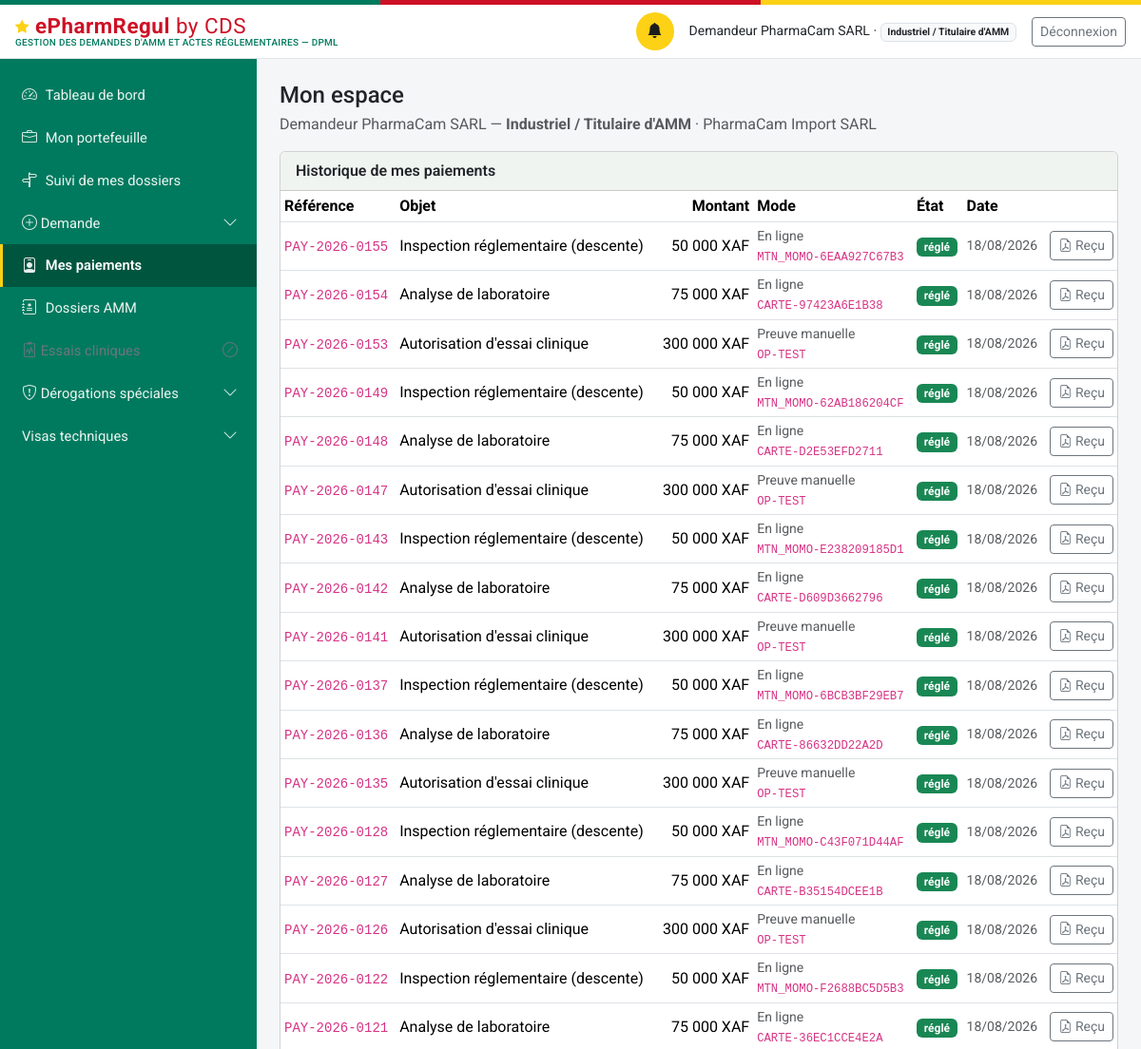
The app's page /mon-espace (signed in, upper part), older data.
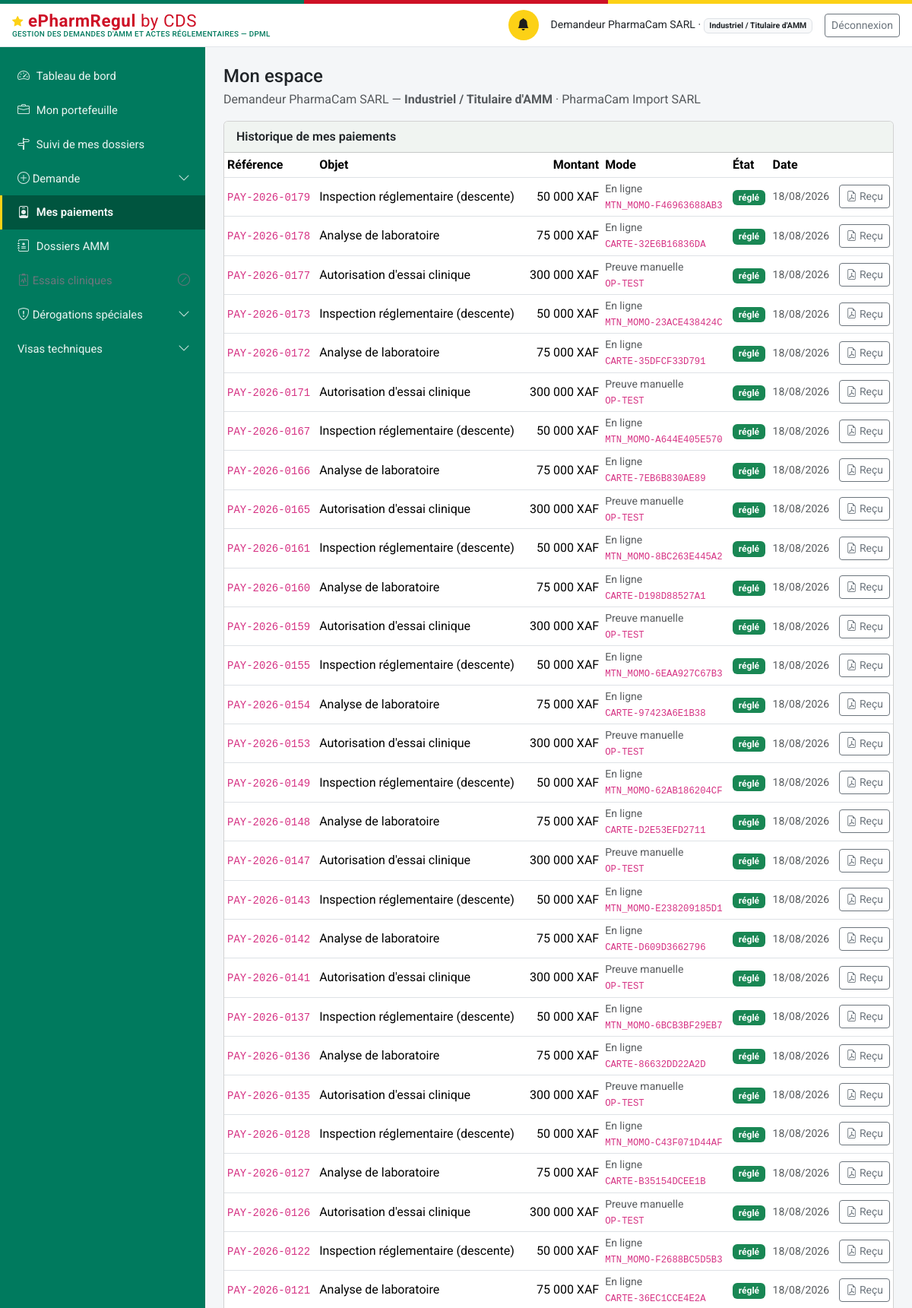
The same page, newer data.
### models.py (models this page shows, shortened)
class Paiement(db.Model):
    id = db.Column(db.Integer, primary_key=True)
    numero = db.Column(db.String(30), unique=True, nullable=False)  # PAY-{annee}-{seq4}
    entite_type = db.Column(db.String(60), nullable=False, index=True)
    entite_id = db.Column(db.Integer, nullable=False, index=True)
    montant = db.Column(db.Integer, nullable=False)  # en XAF (entier, pas de sous-unité)
    devise = db.Column(db.String(5), nullable=False, default="XAF")
    statut = db.Column(db.String(20), nullable=False, default="en_attente")
    piece_jointe_id = db.Column(db.Integer, db.ForeignKey("piece_jointe.id"), nullable=True)
    motif_rejet = db.Column(db.Text, nullable=True)
    date_creation = db.Column(db.DateTime, default=datetime.utcnow)
    date_confirmation = db.Column(db.DateTime, nullable=True)
    confirme_par_id = db.Column(db.Integer, db.ForeignKey("personne.id"), nullable=True)
    mode = db.Column(db.String(20), nullable=False, default="preuve_manuelle")
    fournisseur = db.Column(db.String(30), nullable=True)   # mtn_momo | orange_money | carte
    reference_marchande = db.Column(db.String(64), unique=True, nullable=True)  # clé d'idempotence
    reference_transaction = db.Column(db.String(80), nullable=True)   # identifiant prestataire
    date_initiation = db.Column(db.DateTime, nullable=True)
    date_expiration = db.Column(db.DateTime, nullable=True)
    signature_notification = db.Column(db.String(120), nullable=True)  # HMAC vérifié du callback
    detail_echec = db.Column(db.Text, nullable=True)
    piece_jointe = db.relationship("PieceJointe", foreign_keys=[piece_jointe_id])
    confirme_par = db.relationship("Personne", foreign_keys=[confirme_par_id])

### routes_profils.py (the view)
@bp.route("/mon-espace")
@login_required
def mon_espace():
    u = current_user()
    if not u.est_externe:
        return redirect(url_for("dashboard"))
    paiements = svc_paiement.paiements_du_redevable(u)
    a_regler = [p for p in paiements if p.statut in ("en_attente", "initie", "rejete",
                                                     "echoue", "expire")]
    total_du = sum(p.montant for p in a_regler)
    return render_template(
        "profils/mon_espace.html", u=u, paiements=paiements, a_regler=a_regler,
        total_du=total_du, libelle_objet=svc_paiement.LIBELLE_OBJET,
        profils=ROLES_EXTERNES)

### auth.py (called while the page is built)
def current_user():
    uid = session.get("user_id")
    if not uid:
        return None
    return db.session.get(Personne, uid)

def login_required(view):
    @wraps(view)
    def wrapped(*a, **kw):
        if not current_user():
            return redirect(url_for("login", next=request.path))
        return view(*a, **kw)
    return wrapped

### matrice_acces.py (called while the page is built)
def profil(utilisateur):
    if utilisateur is None:
        return None
    return PROFILS_DEMANDEUR.get(utilisateur.role_systeme)

def acte_concerne(utilisateur, code_acte):
    fiche = profil(utilisateur)
    if fiche is None:
        return True
    return code_acte in fiche["actes"]

def motif_indisponible(utilisateur):
    fiche = profil(utilisateur)
    return MOTIF_HORS_PROFIL.format(
        profil=fiche["libelle"] if fiche else "—")

### models.py (called while the page is built)
    @property
    def role_label(self):
        from permissions import ROLES
        return ROLES.get(self.role_systeme, self.role_systeme)

    @property
    def niveau(self):
        from permissions import niveau
        return niveau(self)

    @property
    def est_externe(self):
        from permissions import est_externe
        return est_externe(self.role_systeme)

### templates/profils/mon_espace.html (shortened to what this page needs)
{% extends "base.html" %}
{% block content %}
<div class="d-flex justify-content-between align-items-start flex-wrap gap-2 mb-3">
  <div>
    <h1 class="h4 mb-1">Mon espace</h1>
    <p class="text-muted mb-0">
      {{ u.nom_complet }} — <strong>{{ u.role_label }}</strong>
      {% if u.etablissement %} · {{ u.etablissement.raison_sociale }}{% endif %}
    </p>
  </div>
</div>
<div class="card">
  <div class="card-header">Historique de mes paiements</div>
  {% if paiements %}
  <div class="table-responsive">
    <table class="table table-sm mb-0 align-middle">
      <thead><tr>
        <th>Référence</th><th>Objet</th><th class="text-end">Montant</th>
        <th>Mode</th><th>État</th><th>Date</th><th></th>
      </tr></thead>
      <tbody>
      {% for p in paiements %}
        <tr>
          <td><code>{{ p.numero }}</code></td>
          <td>{{ libelle_objet.get(p.entite_type, p.entite_type) }}</td>
          <td class="text-end">{{ "{:,}".format(p.montant).replace(',', ' ') }} {{ p.devise }}</td>
          <td class="small text-muted">
            {{ 'En ligne' if p.mode == 'en_ligne' else 'Preuve manuelle' }}
            {%- if p.reference_transaction %}<br><code class="small">{{ p.reference_transaction }}</code>{% endif %}
          </td>
          <td>
            {% if p.statut == 'confirme' %}
              <span class="badge bg-success">réglé</span>
            {% elif p.statut in ('echoue', 'rejete', 'expire') %}
              <span class="badge bg-danger">{{ p.statut }}</span>
            {% else %}
              <span class="badge bg-secondary">{{ p.statut }}</span>
            {% endif %}
          </td>
          <td class="small text-muted">
            {{ (p.date_confirmation or p.date_creation).strftime('%d/%m/%Y') }}</td>
          <td class="text-end">
            {% if p.statut == 'confirme' %}
            <a class="btn btn-sm btn-outline-secondary"
               href="{{ url_for('paiement.recu', paiement_id=p.id) }}"
               title="Télécharger le reçu">
              <i class="bi bi-file-earmark-pdf"></i> Reçu</a>
            {% endif %}
          </td>
        </tr>
      {% endfor %}
      </tbody>
    </table>
  </div>
  {% else %}
  <div class="card-body text-muted">Aucun paiement à ce jour.</div>
  {% endif %}
</div>
{% endblock %}

### templates/base.html (shortened to what this page needs)
<!doctype html>
<html lang="fr">
<head>
<link href="https://cdn.jsdelivr.net/npm/bootstrap@5.3.3/dist/css/bootstrap.min.css" rel="stylesheet">
<link href="https://cdn.jsdelivr.net/npm/bootstrap-icons@1.11.3/font/bootstrap-icons.css" rel="stylesheet">
<link href="{{ url_for('static', filename='css/style.css') }}" rel="stylesheet">
</head>
<body>
<div class="sireph-flagbar" aria-hidden="true"><span></span><span></span><span></span></div>
<header class="sireph-topbar">
  <div class="container-fluid px-3 py-2 d-flex align-items-center justify-content-between">
    <div class="d-flex align-items-center gap-2">
      <a class="sireph-brand" href="{{ current_user and url_for('dashboard') or url_for('login') }}">
        <i class="bi bi-star-fill"></i> ePharmRegul <span class="fw-normal">by CDS</span>
        <small>Gestion des demandes d'AMM et actes réglementaires — DPML</small>
      </a>
    </div>
    {% if current_user %}
    <div class="d-flex align-items-center gap-3">
      <a href="{{ url_for('notifications_liste') }}" class="sireph-icon-btn" title="Notifications" aria-label="Notifications">
        <i class="bi bi-bell-fill"></i>
      </a>
      <span class="small d-none d-md-inline">{{ current_user.nom_complet }} ·
        <span class="badge bg-light text-dark border">{{ current_user.role_label }}</span></span>
      <a href="{{ url_for('logout') }}" class="btn btn-sm btn-outline-secondary">Déconnexion</a>
    </div>
    {% endif %}
  </div>
</header>
<div class="sireph-layout">
  {% if current_user %}
  <nav id="sireph-sidebar" class="offcanvas-lg offcanvas-start sireph-sidebar" tabindex="-1"
       aria-label="Navigation principale">
    <div class="offcanvas-body d-flex flex-column p-0">
      <ul class="nav nav-pills flex-column">
        {% for e in menu %}
        {% if e.enfants %}
        <li class="nav-item">
          <a class="nav-link d-flex align-items-center justify-content-between
                    {{ 'active' if e.actif }} {{ 'disabled text-secondary' if not e.accessible }}"
             {% if e.accessible %}
             data-bs-toggle="collapse" href="#groupe-{{ e.code }}" role="button"
             aria-expanded="{{ 'true' if e.ouvert else 'false' }}"
             aria-controls="groupe-{{ e.code }}"
             {% else %}
             href="#" tabindex="-1" aria-disabled="true"
             title="{{ e.motif }}" data-bs-toggle="tooltip"
             onclick="return false;"
             {% endif %}>
            <span><i class="bi {{ e.icone }}"></i> {{ e.libelle }}</span>
            {% if e.accessible %}
            <i class="bi bi-chevron-down small sireph-chevron"></i>
            {% else %}
            <i class="bi bi-slash-circle small" aria-hidden="true"></i>
            {% endif %}
          </a>
        </li>
        {% else %}
        <li class="nav-item">
          <a class="nav-link {{ 'active' if e.actif }}
                    {{ 'disabled text-secondary' if not e.accessible }}"
             {% if e.accessible %}href="{{ e.href }}"
             {% else %}href="#" tabindex="-1" aria-disabled="true"
             title="{{ e.motif }}" data-bs-toggle="tooltip"
             onclick="return false;"{% endif %}>
            <i class="bi {{ e.icone }}"></i> {{ e.libelle }}
          </a>
        </li>
        {% endif %}
        {% endfor %}
      </ul>
    </div>
  </nav>
  {% endif %}
  <main id="contenu-principal" class="sireph-content">
    {% block content %}{% endblock %}
  </main>
</div>
</body>
</html>

Row changes from the older to the newer data that the page shows:
added Paiement: numero "PAY-2026-0179", get "Inspection réglementaire (descente)", montant "50 000", devise "XAF", mode "En ligne", reference_transaction "MTN_MOMO-F46963688AB3", statut "réglé", date_confirmation "18/08/2026"
added Paiement: numero "PAY-2026-0178", get "Analyse de laboratoire", montant "75 000", devise "XAF", mode "En ligne", reference_transaction "CARTE-32E6B16836DA", statut "réglé", date_confirmation "18/08/2026"
added Paiement: numero "PAY-2026-0177", get "Autorisation d'essai clinique", montant "300 000", devise "XAF", mode "Preuve manuelle", reference_transaction "OP-TEST", statut "réglé", date_confirmation "18/08/2026"
added Paiement: numero "PAY-2026-0173", get "Inspection réglementaire (descente)", montant "50 000", devise "XAF", mode "En ligne", reference_transaction "MTN_MOMO-23ACE438424C", statut "réglé", date_confirmation "18/08/2026"
added Paiement: numero "PAY-2026-0172", get "Analyse de laboratoire", montant "75 000", devise "XAF", mode "En ligne", reference_transaction "CARTE-35DFCF33D791", statut "réglé", date_confirmation "18/08/2026"
added Paiement: numero "PAY-2026-0171", get "Autorisation d'essai clinique", montant "300 000", devise "XAF", mode "Preuve manuelle", reference_transaction "OP-TEST", statut "réglé", date_confirmation "18/08/2026"
added Paiement: numero "PAY-2026-0167", get "Inspection réglementaire (descente)", montant "50 000", devise "XAF", mode "En ligne", reference_transaction "MTN_MOMO-A644E405E570", statut "réglé", date_confirmation "18/08/2026"
added Paiement: numero "PAY-2026-0166", get "Analyse de laboratoire", montant "75 000", devise "XAF", mode "En ligne", reference_transaction "CARTE-7EB6B830AE89", statut "réglé", date_confirmation "18/08/2026"
added Paiement: numero "PAY-2026-0165", get "Autorisation d'essai clinique", montant "300 000", devise "XAF", mode "Preuve manuelle", reference_transaction "OP-TEST", statut "réglé", date_confirmation "18/08/2026"
added Paiement: numero "PAY-2026-0161", get "Inspection réglementaire (descente)", montant "50 000", devise "XAF", mode "En ligne", reference_transaction "MTN_MOMO-8BC263E445A2", statut "réglé", date_confirmation "18/08/2026"
added Paiement: numero "PAY-2026-0160", get "Analyse de laboratoire", montant "75 000", devise "XAF", mode "En ligne", reference_transaction "CARTE-D198D88527A1", statut "réglé", date_confirmation "18/08/2026"
added Paiement: numero "PAY-2026-0159", get "Autorisation d'essai clinique", montant "300 000", devise "XAF", mode "Preuve manuelle", reference_transaction "OP-TEST", statut "réglé", date_confirmation "18/08/2026"
